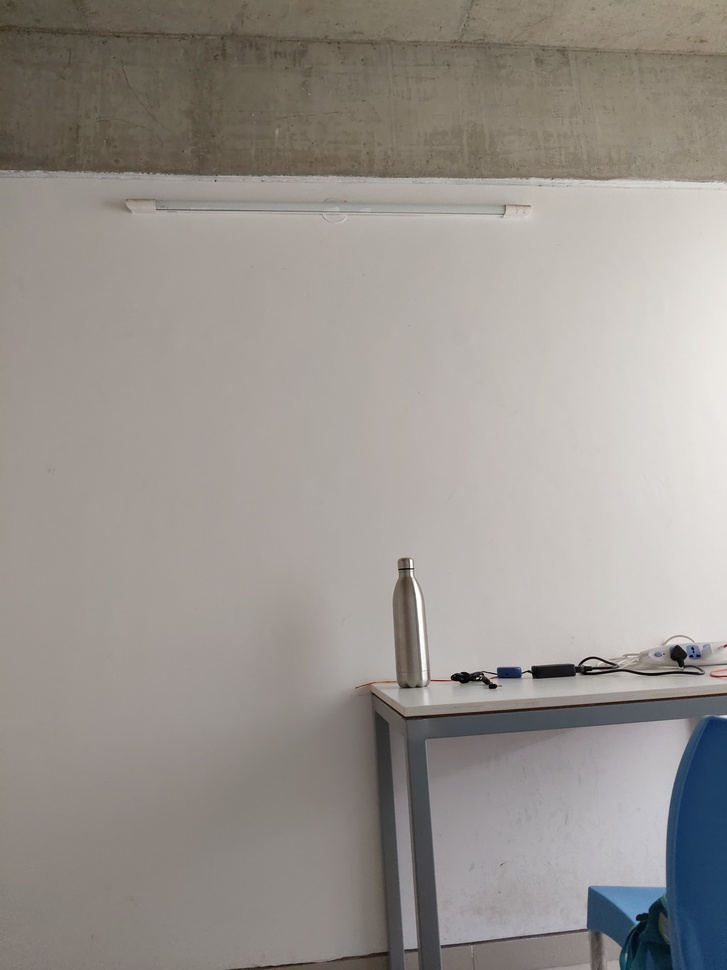
#> input picture pano2.jpeg, 727 x 970 px, shrunk from 3072 x 4096 before the run
$ python panorama.py
#> lines starting #> are read from the running program, lines starting #| are printed output that depends on the picture
import numpy as np
import cv2
import glob

'''define images'''
image_paths = ['pano2.jpeg', 'pano3.jpeg']
images = [cv2.imread(path) for path in image_paths]
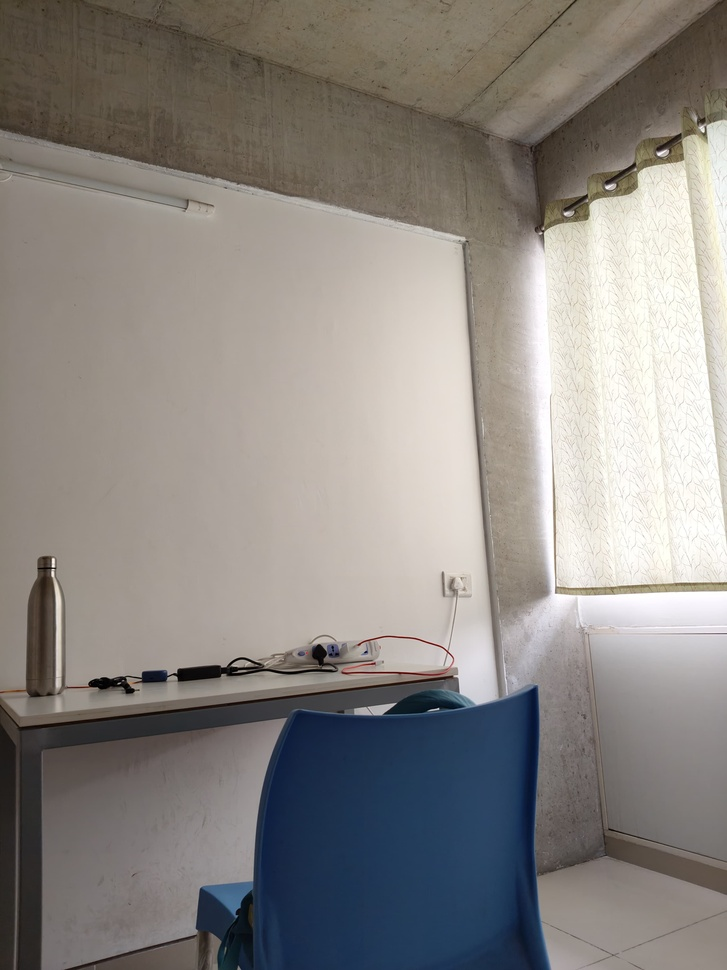
#> input picture pano3.jpeg, 727 x 970 px, shrunk from 3072 x 4096 before the run
#> images = 2 items

'''check if all images loaded'''
if any(img is None for img in images):
    print("Error: One or more images could not be loaded. Check file paths.")
    exit()


'''SIFT'''
sift = cv2.SIFT_create()
imageStitcher = cv2.Stitcher_create()

'''use stitcher'''
error, stitched_img = imageStitcher.stitch(images)
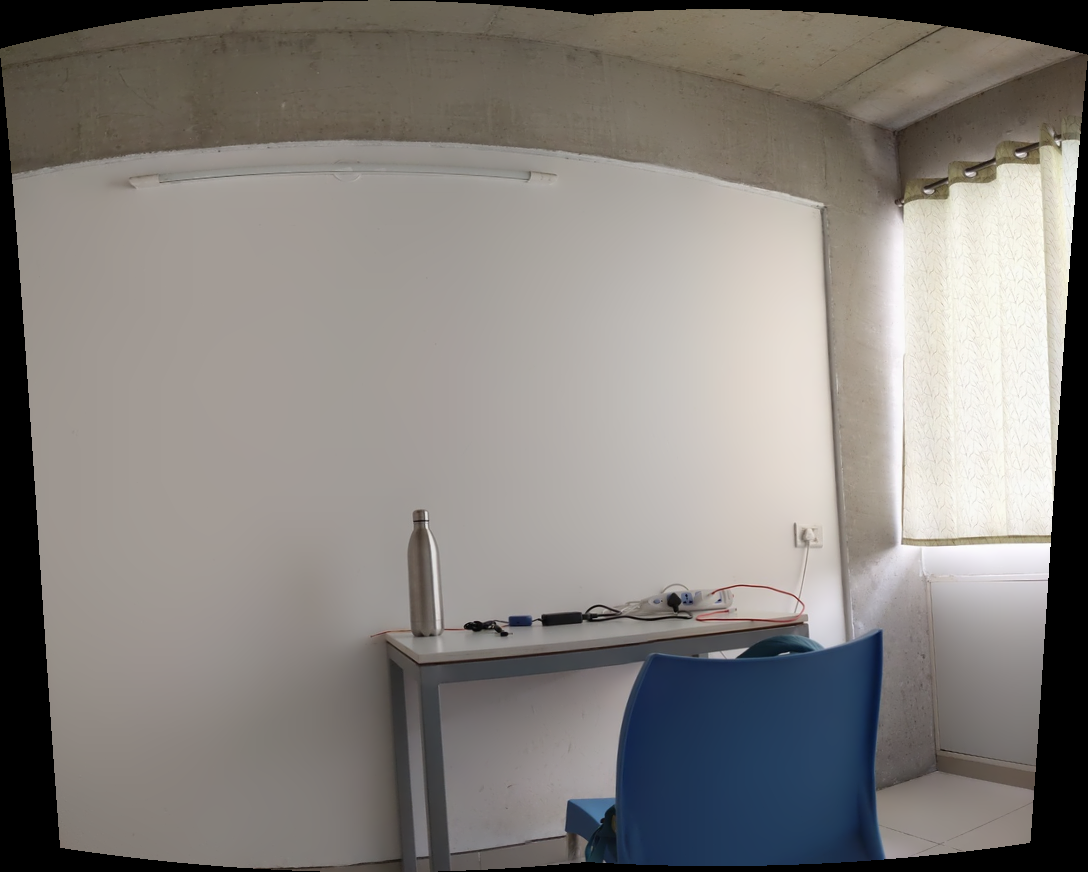
#> stitched_img: shape (872, 1088, 3); mean of channels 0, 1, 2 125.5, 129.5, 133.6; drawn as B, G, R
#> error = 0

if error == cv2.Stitcher_OK:  # cv2.Stitcher_OK is 0 => success
    gray_stitched = cv2.cvtColor(stitched_img, cv2.COLOR_BGR2GRAY)
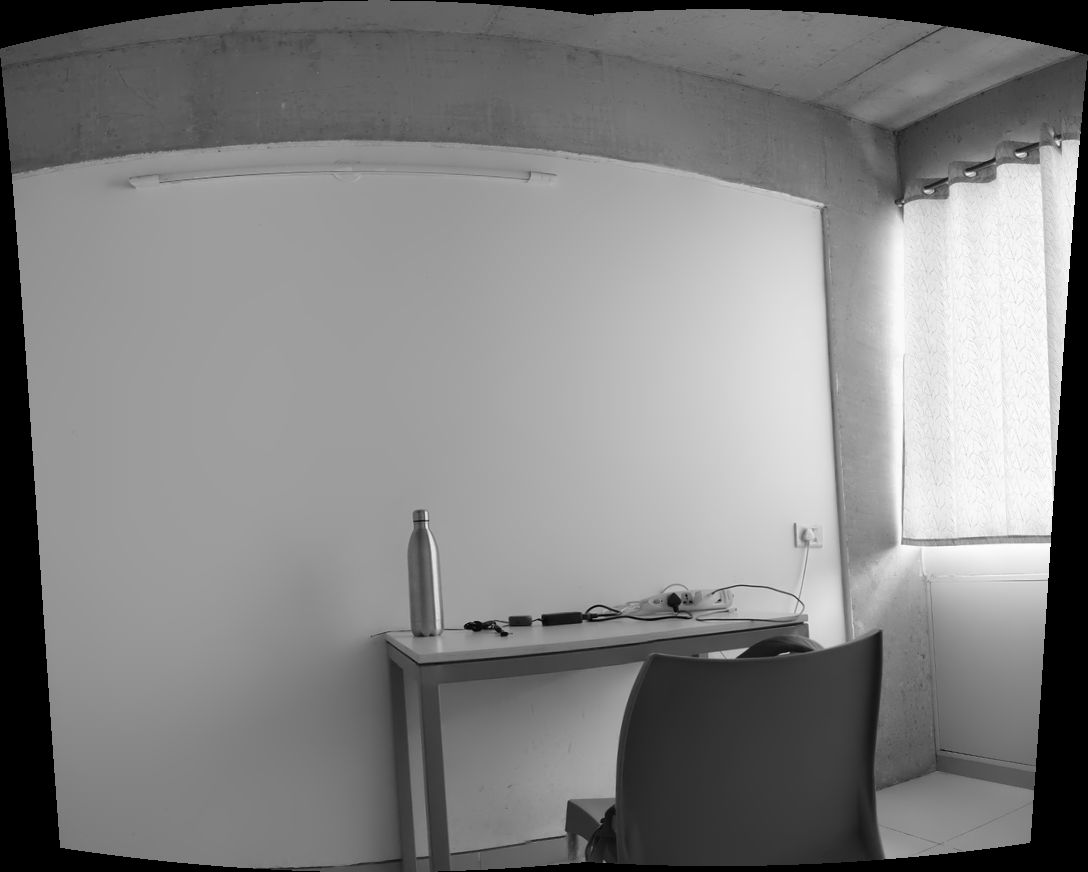
#> gray_stitched: shape (872, 1088); min 0, max 254, mean 130.3
    '''detect keypoints'''
    keypoints_stitched, descriptors_stitched = sift.detectAndCompute(gray_stitched, None)
#> keypoints_stitched = 534 keypoints; strongest (x, y, size): (1049, 545, 2.4), (1018, 155, 2.7), (968, 174, 2.8), (476, 627, 9.3)

    stitched_with_keypoints = cv2.drawKeypoints(stitched_img, keypoints_stitched, None,
                                                color=(255, 0, 0),
                                                flags=cv2.DRAW_MATCHES_FLAGS_DRAW_RICH_KEYPOINTS)
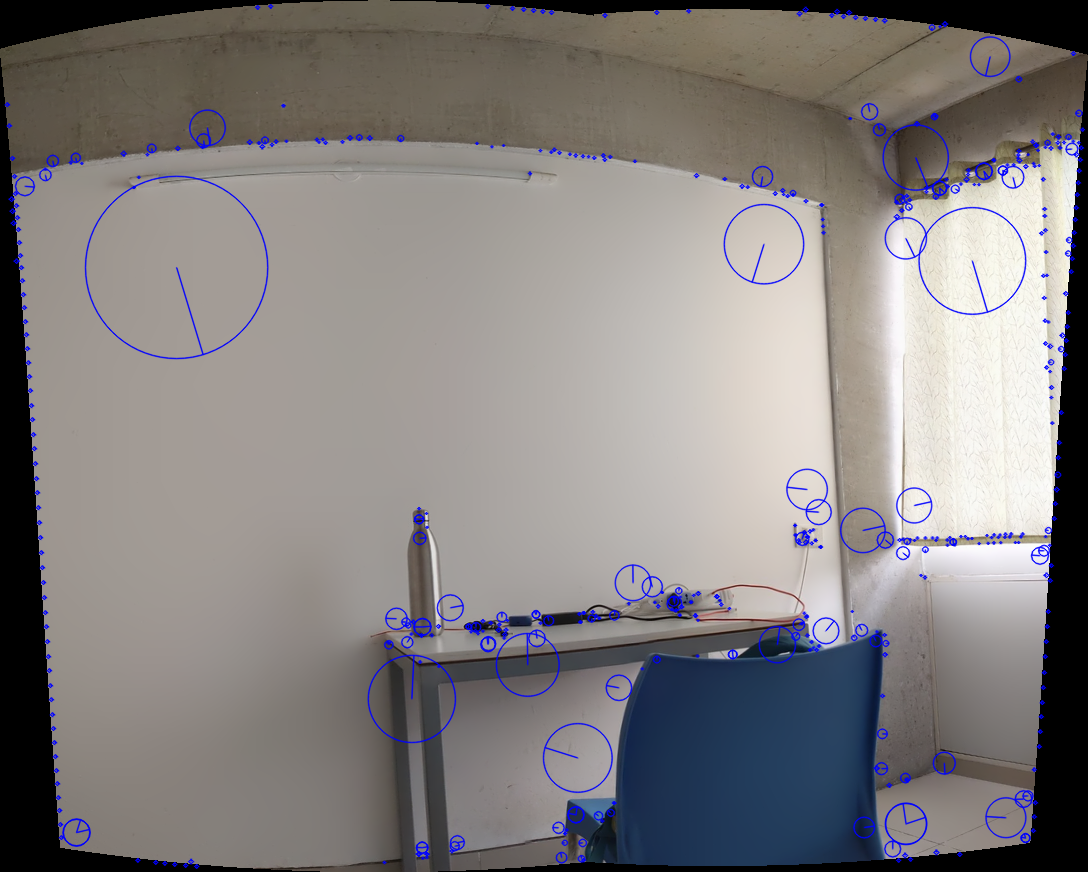
#> stitched_with_keypoints: shape (872, 1088, 3); mean of channels 0, 1, 2 127.5, 127.6, 131.6; drawn as B, G, R

    '''write output image'''
    cv2.imwrite('output.png', stitched_with_keypoints)
    cv2.imshow("Stitched Image with Keypoints", stitched_with_keypoints)
    cv2.waitKey(0)
    cv2.destroyAllWindows()
else:
    print("Error", error)
